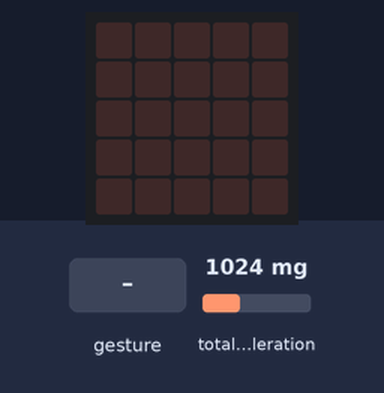
The program below on a simulated BBC micro:bit running MicroPython. Parts: the board's 5×5 LED display. Inputs (shaded band) come from the test bench; at power-on: total acceleration 1024 mg. Random numbers come from a fixed seed; a tilt is held for 1.5 s and a shake lasts 1 s, then the board lies face up again.

Above: at 1.2 s.
1.3 s: gesture 'shake'
At 3.0 s:
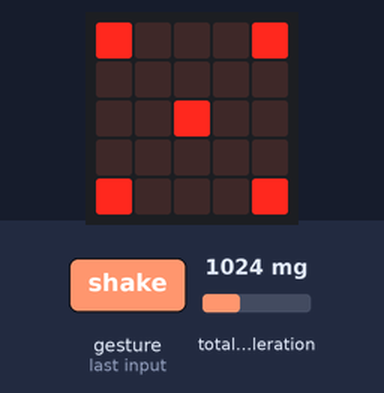
3.7 s: gesture 'shake'
At 5.2 s:
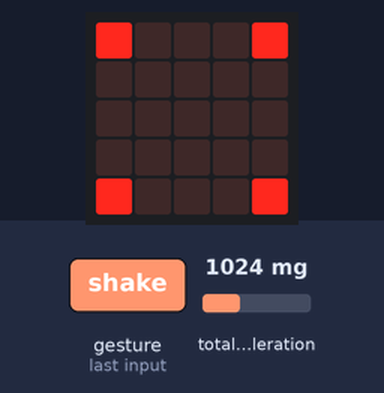
6.1 s: gesture 'shake'
At 7.8 s:
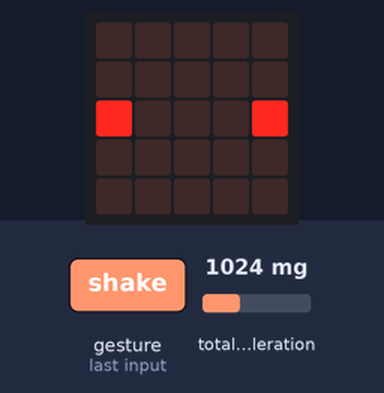
8.5 s: gesture 'shake'
At 10.4 s:
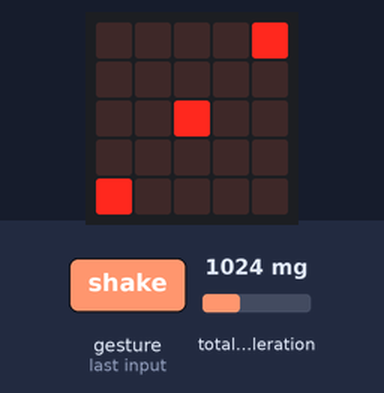
Timing chart, 0 to 11.5 s (numbered marks = the images above; inputs shaded):
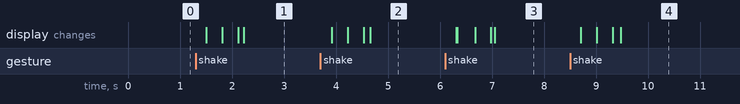

Measured:
- after the input at 1.3 s, the display: changes after 0.21 s (image 1)
- after the input at 3.7 s, the display: changes after 0.22 s (image 2)
- after the input at 6.1 s, the display: first changes after 0.22 s (image 3 shows a later state)
- after the input at 8.5 s, the display: first changes after 0.21 s (image 4 shows a later state)

The program:

Graphical_Dice___MicroPython__-main.py
```python
from microbit import *
from random import randint as rand
import audio

def roll_display(number):
   if number == 1:
            display.show(Image(
            "00000:"
            "00000:"
            "00900:"
            "00000:"
            "00000"))
   elif number == 2:
            display.show(Image(
            "00000:"
            "00000:"
            "90009:"
            "00000:"
            "00000"))
   elif number == 3:
            display.show(Image(
            "00009:"
            "00000:"
            "00900:"
            "00000:"
            "90000"))
   elif number == 4:
            display.show(Image(
            "90009:"
            "00000:"
            "00000:"
            "00000:"
            "90009"))
   elif number == 5:
            display.show(Image(
            "90009:"
            "00000:"
            "00900:"
            "00000:"
            "90009"))
   elif number == 6:
            display.show(Image(
            "90009:"
            "00000:"
            "90009:"
            "00000:"
            "90009"))

def roll():
    sleep(5)
    shakepower = int(accelerometer.get_strength() / 30)
    for _ in range(rand(shakepower,shakepower + 12)):
        roll_display(rand(1,6))
        #audio.play(Sound.GIGGLE) doesn't work for V1
        sleep(10)
    roll_display(rand(1,6))


while True:
    if accelerometer.was_gesture('shake'):
        roll()
```
